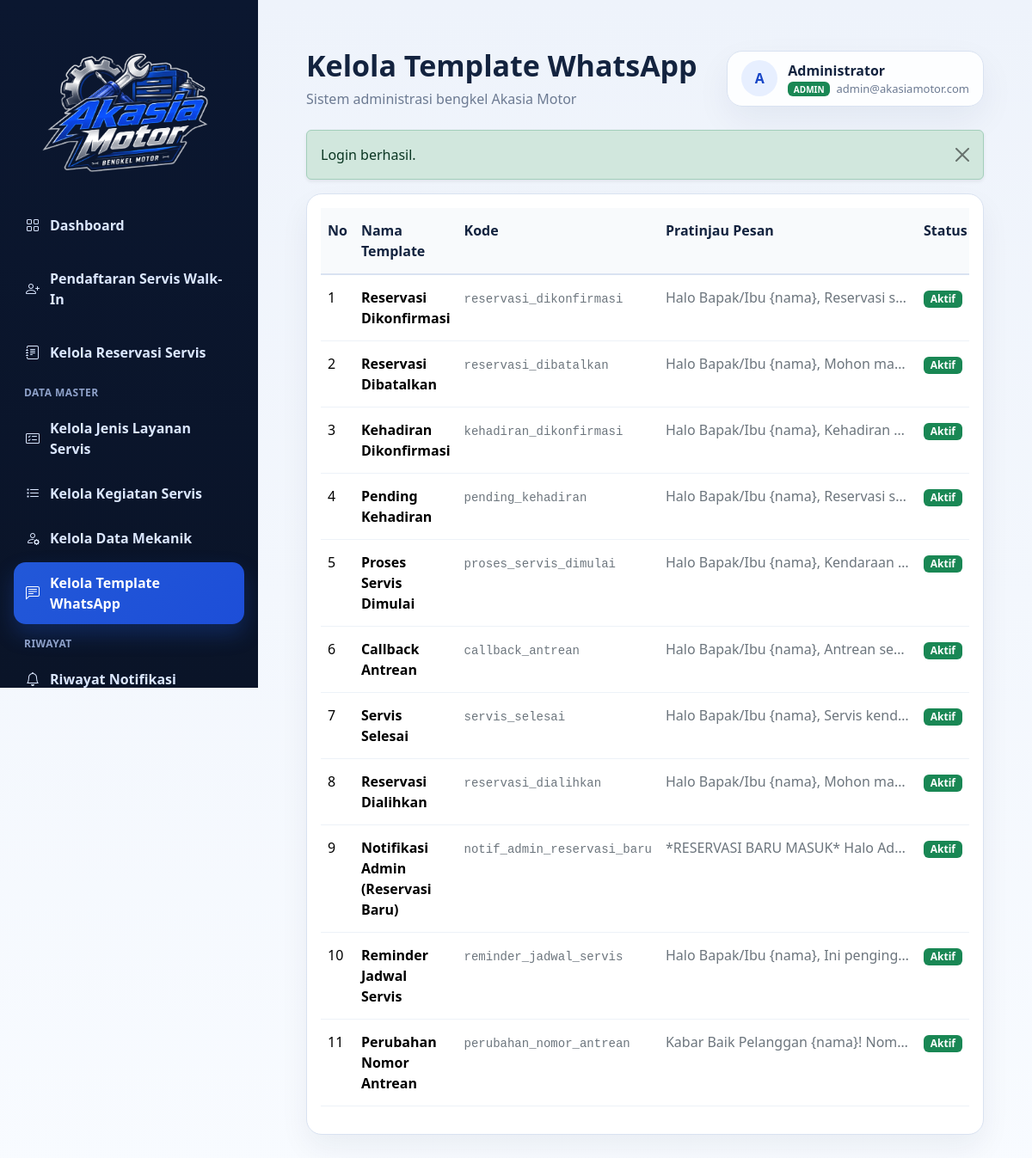
Page /akasia_admin/index.php?page=template_notifikasi (signed in) on the committed database.
### tables this page shows
CREATE TABLE `template_whatsapp` (
  `id` int(11) NOT NULL,
  `kode_template` varchar(50) NOT NULL,
  `nama_template` varchar(100) NOT NULL,
  `isi_pesan` text NOT NULL,
  `is_active` tinyint(1) NOT NULL DEFAULT 1,
  `created_at` timestamp NOT NULL DEFAULT current_timestamp(),
  `updated_at` timestamp NOT NULL DEFAULT current_timestamp() ON UPDATE current_timestamp()
);

### akasia_admin/index.php (called while the page is built, shortened)
<?php
$page = $_GET['page'] ?? 'dashboard';
$pageFile = __DIR__ . '/pages/' . $page . '.php';
require __DIR__ . '/layout/header.php';
require __DIR__ . '/layout/sidebar.php';
require $pageFile;
require __DIR__ . '/layout/footer.php';

### akasia_admin/pages/template_notifikasi.php (the view, shortened to what this page needs)
<?php
$templateStmt = $pdo->query("SELECT id, kode_template, nama_template, isi_pesan, is_active FROM template_whatsapp ORDER BY id ASC");
$templateList = $templateStmt->fetchAll();
?>
<div class="card border-0 shadow-sm">
    <div class="card-body">
        <div class="table-responsive">
            <table class="table align-middle">
                <thead>
                    <tr>
                        <th style="width: 60px;">No</th>
                        <th>Nama Template</th>
                        <th>Kode</th>
                        <th>Pratinjau Pesan</th>
                        <th>Status</th>
                    </tr>
                </thead>
                <tbody>
                    <?php foreach ($templateList as $index => $item): ?>
                        <tr>
                            <td><?= $index + 1 ?></td>
                            <td class="fw-semibold"><?= htmlspecialchars($item['nama_template']) ?></td>
                            <td><code class="text-secondary"><?= htmlspecialchars($item['kode_template']) ?></code></td>
                            <td class="text-secondary" style="max-width: 300px; white-space: nowrap; overflow: hidden; text-overflow: ellipsis;">
                                <?= htmlspecialchars(str_replace(['\n', "\n"], ' ', $item['isi_pesan'])) ?>
                            </td>
                            <td>
                                <span class="badge <?= $item['is_active'] ? 'text-bg-success' : 'text-bg-secondary' ?>">
                                    <?= $item['is_active'] ? 'Aktif' : 'Nonaktif' ?>
                                </span>
                            </td>
                        </tr>
                    <?php endforeach; ?>
                </tbody>
            </table>
        </div>
    </div>
</div>

### akasia_admin/assets/css/style.css (style rules this page uses)
:root { --sidebar-bg: #0b1730; --sidebar-soft: #11244a; --sidebar-active: #2258d8; --sidebar-text: #dbe7ff; --body-bg: #f4f7fb; --surface: #ffffff; --border: #d9e2f1; --title: #13233f; --muted: #6c7a92; --success-soft: #e9fbf0; --warning-soft: #fff5de; --danger-soft: #fff0ef; --status-1-bg: #e3f2fd; --status-1-text: #1565c0; --status-2-bg: #e8f5e9; --status-2-text: #2e7d32; --status-3-bg: #fff3e0; --status-3-text: #ef6c00; --status-4-bg: #fce4ec; --status-4-text: #c2185b; --status-5-bg: #f3e5f5; --status-5-text: #7b1fa2; --status-6-bg: #e0f2f1; --status-6-text: #00695c; }
* { box-sizing: border-box; }
body { margin: 0; font-family: "Segoe UI", Tahoma, Geneva, Verdana, sans-serif; background: linear-gradient(180deg, #eef3fb 0%, #f8fbff 100%); color: var(--title); overflow-x: hidden; }
.card, .topbar-user, .form-control, .form-select, .btn, .modal-content { border-radius: 18px; }
.card { border: 1px solid var(--border) !important; box-shadow: 0 16px 34px rgba(16, 37, 74, 0.06) !important; }
.table > :not(caption) > * > * { padding-top: 14px; padding-bottom: 14px; border-bottom-color: #edf2f8; vertical-align: top; }
.table thead th { font-weight: 700; color: var(--title); background: #f8fafc; border-bottom: 2px solid var(--border); }
.table-responsive { overflow-x: auto; }

### rows in the picture
template_whatsapp: nama_template "Reservasi Dikonfirmasi", kode_template "reservasi_dikonfirmasi", isi_pesan "Halo Bapak/Ibu {nama}, Reservasi s…", is_active "Aktif"
template_whatsapp: nama_template "Reservasi Dibatalkan", kode_template "reservasi_dibatalkan", isi_pesan "Halo Bapak/Ibu {nama}, Mohon ma…", is_active "Aktif"
template_whatsapp: nama_template "Kehadiran Dikonfirmasi", kode_template "kehadiran_dikonfirmasi", isi_pesan "Halo Bapak/Ibu {nama}, Kehadiran…", is_active "Aktif"
template_whatsapp: nama_template "Pending Kehadiran", kode_template "pending_kehadiran", isi_pesan "Halo Bapak/Ibu {nama}, Reservasi s…", is_active "Aktif"
template_whatsapp: nama_template "Proses Servis Dimulai", kode_template "proses_servis_dimulai", isi_pesan "Halo Bapak/Ibu {nama}, Kendaraan…", is_active "Aktif"
template_whatsapp: nama_template "Callback Antrean", kode_template "callback_antrean", isi_pesan "Halo Bapak/Ibu {nama}, Antrean se…", is_active "Aktif"
template_whatsapp: nama_template "Servis Selesai", kode_template "servis_selesai", isi_pesan "Halo Bapak/Ibu {nama}, Servis kend…", is_active "Aktif"
template_whatsapp: nama_template "Reservasi Dialihkan", kode_template "reservasi_dialihkan", isi_pesan "Halo Bapak/Ibu {nama}, Mohon ma…", is_active "Aktif"
template_whatsapp: nama_template "Notifikasi Admin (Reservasi Baru)", kode_template "notif_admin_reservasi_baru", isi_pesan "*RESERVASI BARU MASUK* Halo Ad…", is_active "Aktif"
template_whatsapp: nama_template "Reminder Jadwal Servis", kode_template "reminder_jadwal_servis", isi_pesan "Halo Bapak/Ibu {nama}, Ini penging…", is_active "Aktif"
template_whatsapp: nama_template "Perubahan Nomor Antrean", kode_template "perubahan_nomor_antrean", isi_pesan "Kabar Baik Pelanggan {nama}! Nom…", is_active "Aktif"

### other values in the picture
$pageTitle "Kelola Template WhatsApp"
substr($adminUser['nama'] ?? 'U', 0, 1) "A"
$adminUser['nama'] "Administrator"
$userRole "ADMIN"
$adminUser['email'] "admin@akasiamotor.com"
$flash['message'] "Login berhasil."
